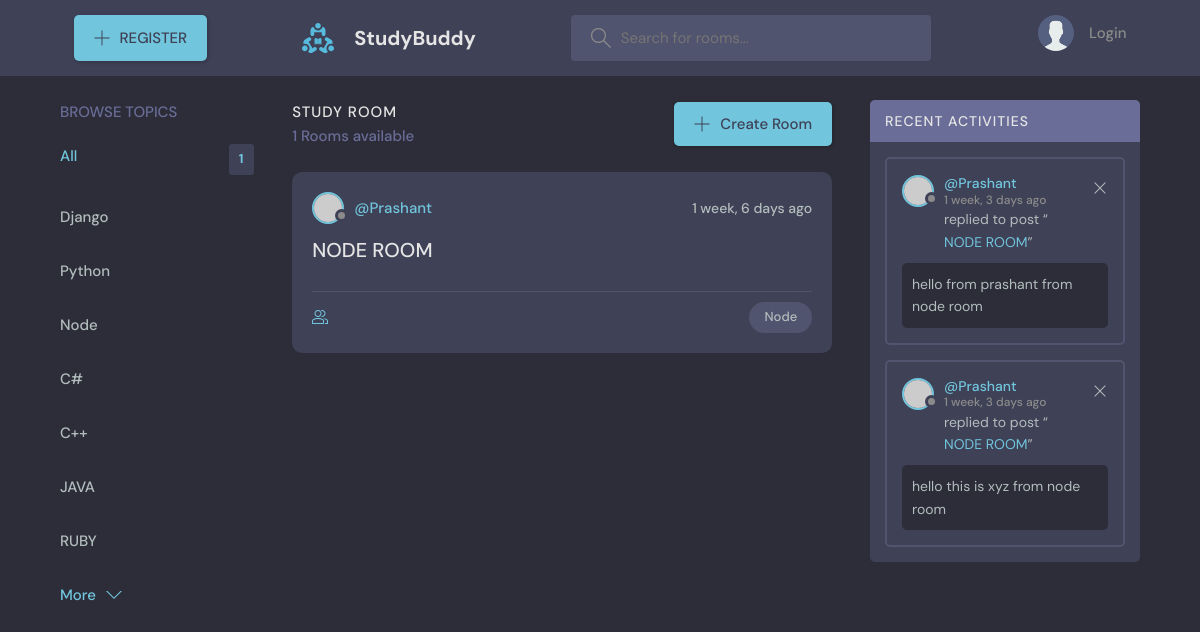
Page /?q=Node on the committed database.
### base/models.py (models this page shows)
class Topic(models.Model):
    name=models.CharField(max_length=200)
    def __str__(self):
        return self.name

class Room(models.Model):
    host=models.ForeignKey(User,on_delete=models.SET_NULL , null=True)
    name=models.CharField(max_length=20)
    topic=models.ForeignKey(Topic ,on_delete=models.CASCADE,null=True)
    participant=models.ManyToManyField(User , related_name="participant")
    description=models.TextField(null=True,blank=True)
    created_at=models.DateTimeField(auto_now_add=True)
    updated_at=models.DateTimeField(auto_now=True)
    def __str__(self):
        return self.name
    class Meta:
        ordering=['-updated_at','created_at']

class Message(models.Model):
    user=models.ForeignKey(User,on_delete=models.CASCADE)
    room=models.ForeignKey(Room ,on_delete=models.CASCADE)
    body=models.TextField()
    created_at=models.DateTimeField(auto_now_add=True)
    updated_at=models.DateTimeField(auto_now=True)
    def __str__(self):
        return self.body[0:50]
    class Meta:
        ordering=['-updated_at','created_at']

### base/views.py (the view)
# urls.py: path('',home,name="home"),
def home(request):
    q = request.GET.get('q') if request.GET.get('q') !=None else ''
    rooms=Room.objects.filter(Q(topic__name__icontains=q) | Q(name__icontains=q) | Q(description__icontains=q))
    get_message=Message.objects.filter(Q(room__topic__name__icontains=q))
    topic=Topic.objects.all()
    room_count=rooms.count()
    context={'rooms':rooms,
             'topic':topic,
             'room_count':room_count,
             'get_message':get_message,}
    return render(request ,'base/home.html',context)

### base/templates/base/home.html (shortened to what this page needs)
{% extends 'main.html' %}
{% block content %}
    <main class="layout layout--3">
      <div class="container">
        <div class="topics">
          <div class="topics__header">
            <h2>Browse Topics</h2>
          </div>
          <ul class="topics__list">
            <li>
              <a href="{% url 'home' %}" class="active">All <span>{{room_count}}</span></a>
            </li>
            {% for t in topic %}
            <li>
              <a href="{% url 'home' %}?q={{t.name}}">{{t.name}} </a>
            </li>
            {% endfor %}
          </ul>
          <a class="btn btn--link" href="topics.html">
            More
            <svg version="1.1" xmlns="http://www.w3.org/2000/svg" width="32" height="32" viewBox="0 0 32 32">
              <title>chevron-down</title>
              <path d="M16 21l-13-13h-3l16 16 16-16h-3l-13 13z"></path>
            </svg>
          </a>
        </div>
        <div class="roomList">
          <div class="roomList__header">
            <div>
              <h2>Study Room</h2>
              <p>{{room_count}} Rooms available</p>
            </div>
            <a class="btn btn--main" href="{% url 'Create-Room' %}">
              <svg version="1.1" xmlns="http://www.w3.org/2000/svg" width="32" height="32" viewBox="0 0 32 32">
                <title>add</title>
                <path
                  d="M16.943 0.943h-1.885v14.115h-14.115v1.885h14.115v14.115h1.885v-14.115h14.115v-1.885h-14.115v-14.115z"
                ></path>
              </svg>
              Create Room
            </a>
          </div>
          {% for room in rooms %}
           <div class="roomListRoom">
            <div class="roomListRoom__header">
              <a href="{% url 'User-Profile' user.id %}" class="roomListRoom__author">
                <div class="avatar avatar--small">
                  <img src="https://randomuser.me/api/portraits/women/11.jpg" />
                </div>
                <span>@{{room.host.username}}</span>
              </a>
              <div class="roomListRoom__actions">
                <span>{{room.created_at|timesince}} ago</span>
              </div>
            </div>
            <div class="roomListRoom__content">
              <a href="{% url 'room' room.id %}">{{room.name}}</a>
            </div>
            <div class="roomListRoom__meta">
              <a href="{% url 'room' room.id %}" class="roomListRoom__joined">
              </a>
              <p class="roomListRoom__topic">{{room.topic}}</p>
            </div>
           </div>
          {% endfor %}
        </div>
        <div class="activities">
          <div class="activities__header">
            <h2>Recent Activities</h2>
          </div>
          {% for m in get_message %}
          <div class="activities__box">
            <div class="activities__boxHeader roomListRoom__header">
              <a href="{% url 'User-Profile' user.id %}" class="roomListRoom__author">
                <div class="avatar avatar--small">
                  <img src="https://randomuser.me/api/portraits/women/11.jpg" />
                </div>
                <p>
                  @{{m.user}}
                  <span>{{m.created_at|timesince}} ago</span>
                </p>
              </a>
              <div class="roomListRoom__actions">
                <a href="#">
                  <svg version="1.1" xmlns="http://www.w3.org/2000/svg" width="32" height="32" viewBox="0 0 32 32">
                    <title>remove</title>
                    <path
                      d="M27.314 6.019l-1.333-1.333-9.98 9.981-9.981-9.981-1.333 1.333 9.981 9.981-9.981 9.98 1.333 1.333 9.981-9.98 9.98 9.98 1.333-1.333-9.98-9.98 9.98-9.981z"
                    ></path>
                  </svg>
                </a>
              </div>
            </div>
            <div class="activities__boxContent">
              <p>replied to post “<a href="#">{{m.room}}</a>”</p>
              <div class="activities__boxRoomContent">
               {{m}}
              </div>
            </div>
          </div>
          {% endfor %}
      </div>
    </main>
{% endblock content %}

### rows in the picture
Topic: name "Django"
Topic: name "Python"
Topic: name "Node"
Topic: name "C#"
Topic: name "C++"
Topic: name "JAVA"
Topic: name "RUBY"
Room: host.username "Prashant", created_at "1 week, 6 days", name "NODE ROOM", topic "Node"
Message: user "Prashant", created_at "1 week, 3 days", room "NODE ROOM", body "hello from prashant from node room"
Message: user "Prashant", created_at "1 week, 3 days", room "NODE ROOM", body "hello this is xyz from node room"

### other values in the picture
{{ room_count }} "1"
